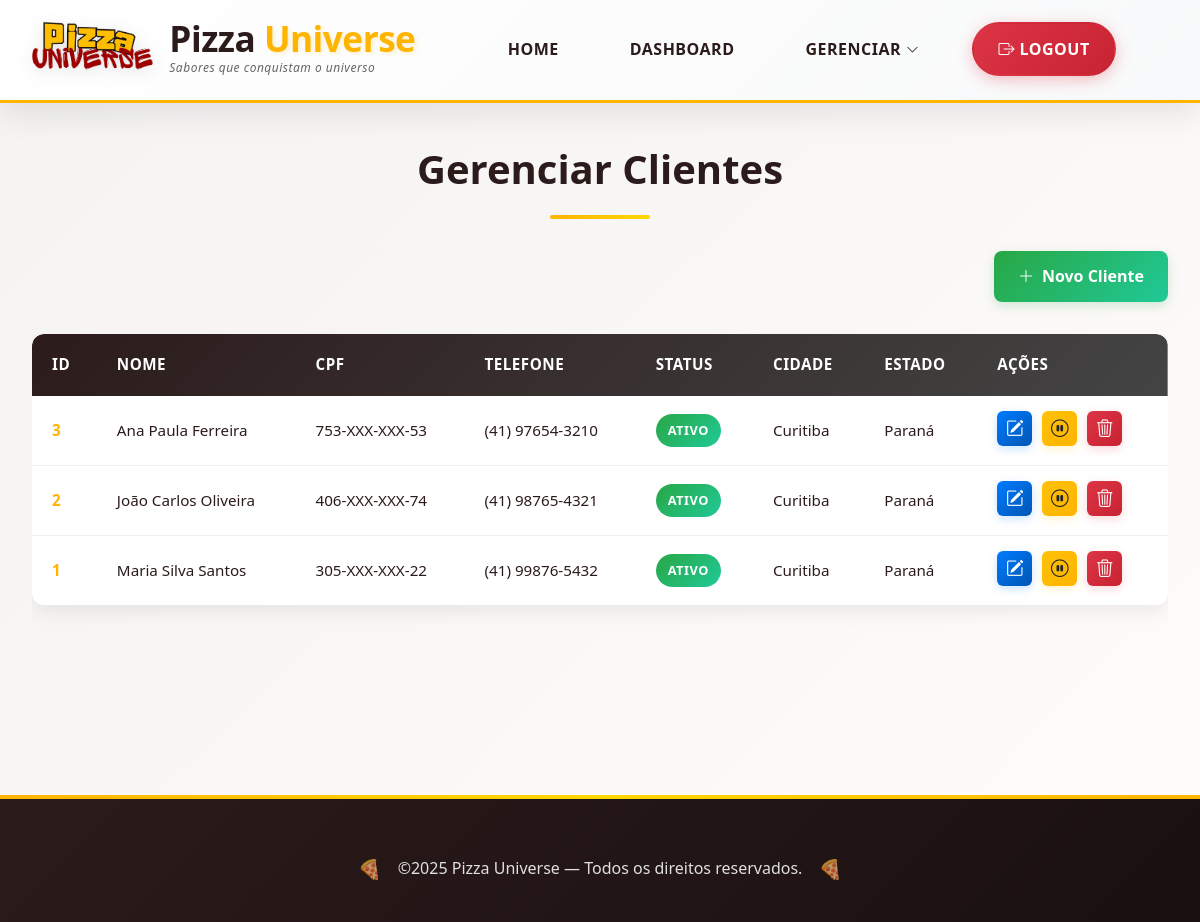
The page /?page=customers (signed in) on the database its author committed.
### tables this page shows
CREATE TABLE IF NOT EXISTS customers (
    id INT AUTO_INCREMENT PRIMARY KEY,
    name VARCHAR(100) NOT NULL,
    cpf VARCHAR(11) NOT NULL UNIQUE,
    phone VARCHAR(11) NOT NULL,
    status ENUM('active', 'inactive') DEFAULT 'active',
    zipcode VARCHAR(10) NOT NULL,
    neighborhood VARCHAR(100) NOT NULL,
    street VARCHAR(200) NOT NULL,
    city VARCHAR(100) NOT NULL,
    state VARCHAR(50) NOT NULL,
    created_at TIMESTAMP DEFAULT CURRENT_TIMESTAMP,
    updated_at TIMESTAMP DEFAULT CURRENT_TIMESTAMP ON UPDATE CURRENT_TIMESTAMP
);

### controllers/CustomerController.php (called while the page is built, shortened)
<?php
abstract class CustomerController
{
    public static function findAll(?int $deleteId = null): void
    {
        $customers = CustomerDao::findAll();
        CustomerView::renderList($customers, $deleteId);
    }
    public static function handleRoutes(): void
    {
        $action = $_GET['action'] ?? 'list';
        match ($action) {
            'create' => self::create(),
            'edit' => self::update(),
            'delete' => self::delete(),
            'status' => self::updateStatus(),
            default => self::findAll()
        };
    }
}

### models/Customer.php (called while the page is built, shortened)
<?php
class Customer
{
    public function __construct(
        int $id,
        string $name = "",
        string $cpf = "",
        string $phone = "",
        string $status = "active",
        string $zipcode = "",
        string $neighborhood = "",
        string $street = "",
        string $city = "",
        string $state = ""
    ) {
        $this->id = $id;
        $this->name = $name;
        $this->cpf = $cpf;
        $this->phone = $phone;
        $this->status = $status;
        $this->city = $city;
        $this->state = $state;
    }
    public function __get(string $attr): mixed
    {
        if (property_exists($this, $attr)) {
            return $this->$attr;
        }
        throw new InvalidArgumentException("Property '{$attr}' does not exist");
    }
}

### dal/CustomerDAO.php (called while the page is built, shortened)
<?php
abstract class CustomerDao
{
    public static function findAll(): array
    {
        try {
            $pdo = Connection::getConnection();
            $stmt = $pdo->prepare("SELECT * FROM customers ORDER BY name");
            $stmt->execute();
            $res = $stmt->fetchAll(PDO::FETCH_ASSOC);
            $customers = [];
            foreach ($res as $data) {
                $customers[] = new Customer(
                    (int) $data["id"],
                    $data["name"],
                    $data["cpf"],
                    $data["phone"],
                    $data["status"],
                    $data["zipcode"],
                    $data["neighborhood"],
                    $data["street"],
                    $data["city"],
                    $data["state"]
                );
            }
            return $customers;
        } catch (\PDOException $e) {
            throw new PDOException("Erro ao listar clientes: " . $e->getMessage());
        }
    }
}

### helpers/functions.php (called while the page is built, shortened)
<?php
function maskCpf(string $cpf): string
{
  $cpf = preg_replace('/[^0-9]/', '', $cpf);
  return substr($cpf, 0, 3) . '-XXX-XXX-' . substr($cpf, -2);
}
function maskPhone(string $phone): string
{
  $phone = preg_replace('/[^0-9]/', '', $phone);
  if (strlen($phone) === 10) {
    return '(' . substr($phone, 0, 2) . ') ' . substr($phone, 2, 4) . '-' . substr($phone, 6);
  } elseif (strlen($phone) === 11) {
    return '(' . substr($phone, 0, 2) . ') ' . substr($phone, 2, 5) . '-' . substr($phone, 7);
  }
  return $phone;
}

### views/CustomerView.php (the view, shortened to what this page needs)
<?php
abstract class CustomerView
{
?>
    <?php
    public static function renderList(array $customers, ?int $deleteId = null): void
    {
    ?>
        <main>
            <h1>Gerenciar Clientes</h1>
            <div class="navigation-buttons">
                <a href="?page=customers&action=create" class="btn-primary"><i class="bi bi-plus-lg"></i> Novo Cliente</a>
            </div>
            <?php if (!empty($customers)): ?>
                <div class="customers-table-container">
                    <table class="customers-table">
                        <thead>
                            <tr>
                                <th>ID</th>
                                <th>Nome</th>
                                <th>CPF</th>
                                <th>Telefone</th>
                                <th>Status</th>
                                <th>Cidade</th>
                                <th>Estado</th>
                                <th>Ações</th>
                            </tr>
                        </thead>
                        <tbody>
                            <?php foreach ($customers as $customer): ?>
                                <tr class="customer-row">
                                    <td><?= $customer->id ?></td>
                                    <td class="customer-name"><?= htmlspecialchars($customer->name) ?></td>
                                    <td><?= Util\maskCpf($customer->cpf) ?></td>
                                    <td><?= Util\maskPhone($customer->phone) ?></td>
                                    <td>
                                        <span class="status-badge status-<?= $customer->status ?>">
                                            <?php
                                            echo match ($customer->status) {
                                                'active' => 'Ativo',
                                                'inactive' => 'Inativo',
                                                default => $customer->status
                                            };
                                            ?>
                                        </span>
                                    </td>
                                    <td><?= htmlspecialchars($customer->city) ?></td>
                                    <td><?= htmlspecialchars($customer->state) ?></td>
                                    <td class="actions">
                                        <a href="?page=customers&action=edit&edit=<?= $customer->id ?>" class="btn-edit" title="Editar Cliente">
                                            <i class="bi bi-pencil-square"></i>
                                        </a>
                                        <?php if ($customer->status === 'active'): ?>
                                            <a href="?page=customers&deactivate=<?= $customer->id ?>" class="btn-deactivate" title="Desativar Cliente">
                                                <i class="bi bi-pause-circle"></i>
                                            </a>
                                        <?php else: ?>
                                            <a href="?page=customers&activate=<?= $customer->id ?>" class="btn-activate" title="Ativar Cliente">
                                                <i class="bi bi-play-circle"></i>
                                            </a>
                                        <?php endif; ?>
                                        <a href="?page=customers&confirm=<?= $customer->id ?>" class="btn-delete" title="Excluir Cliente">
                                            <i class="bi bi-trash3"></i>
                                        </a>
                                    </td>
                                </tr>
                            <?php endforeach; ?>
                        </tbody>
                    </table>
                </div>
            <?php endif; ?>
        </main>
<?php
    }
}

### index.php (shortened to what this page needs)
<?php
$page = $_GET['page'] ?? 'login';
?>
<!DOCTYPE html>
<html lang="pt-br">
<head>
  <link rel="stylesheet" href="./assets/stylesheets/style.css">
  <?php
  $crudPages = ['users', 'pizzas', 'customers'];
  if (in_array($page, $crudPages)) {
    echo '<link rel="stylesheet" href="./assets/stylesheets/crud.css">';
  }
  $pageStyles = [
    'login' => 'auth.css',
    'home' => 'home.css',
    'dashboard' => 'dashboard.css',
    'pizzas' => 'pizzas.css',
    'customers' => 'customers.css',
    'orders' => 'orders.css',
  ];
  if (isset($pageStyles[$page])) {
    echo '<link rel="stylesheet" href="./assets/stylesheets/' . $pageStyles[$page] . '">';
  }
  ?>
</head>
<body>
  <?php
  if ($page !== 'login') {
    require_once("./views/components/header.php");
  }
  match ($page) {
    'login'     => \App\Controllers\UserController::login(),
    'logout'    => \App\Controllers\UserController::logout(),
    'dashboard' => \App\Controllers\DashboardController::index(),
    'users'     => \App\Controllers\UserController::handleRoutes(),
    'pizzas'    => \App\Controllers\PizzaController::handleRoutes(),
    'customers' => \App\Controllers\CustomerController::handleRoutes(),
    'orders'    => \App\Controllers\OrderController::handleRoutes(),
    'home'      => \App\Controllers\HomeController::index(),
    default     => \App\Controllers\PageController::notFound(),
  };
  if ($page !== 'login') {
    require_once("./views/components/footer.php");
  }
  ?>
</body>
</html>

### views/components/header.php (shortened to what this page needs)
<header class="main-header">
  <div class="header-container">
    <div class="logo-section">
      <img src="./assets/images/logo.png" alt="Logo Pizza Universe" class="logo-img">
      <div class="logo-text">
        <h1>Pizza <span>Universe</span></h1>
        <p class="tagline">Sabores que conquistam o universo</p>
      </div>
    </div>
    <nav class="main-nav">
      <ul class="nav-list">
        <li><a href="?page=home" class="nav-link">Home</a></li>
        <li><a href="?page=dashboard" class="nav-link">Dashboard</a></li>
        <li class="dropdown">
          <a href="#" class="nav-link dropdown-toggle">Gerenciar <i class="bi bi-chevron-down"></i></a>
        </li>
        <li><a href="?page=logout" class="nav-link cta-button"><i class="bi bi-box-arrow-right"></i> Logout</a></li>
      </ul>
    </nav>
  </div>
</header>

### views/components/footer.php
<footer>
  <div>
    <p>&copy;<?= date("Y") ?> Pizza Universe — Todos os direitos reservados.</p>
  </div>
</footer>

### assets/stylesheets/style.css (style rules this page uses)
* { margin: 0; padding: 0; box-sizing: border-box; }
html { scroll-behavior: smooth; }
body { font-family: 'Poppins', 'Segoe UI', Tahoma, Geneva, Verdana, sans-serif; background: linear-gradient(135deg, #f4f3f2 0%, #fffcfb 100%); color: #2c1b1b; font-size: 16px; line-height: 1.7; }
.main-header { background: linear-gradient(135deg, #fff 0%, #f8f9fa 100%); box-shadow: 0 8px 32px rgba(0, 0, 0, 0.1); padding: 0; position: sticky; top: 0; z-index: 1000; transition: all 0.3s ease; border-bottom: 3px solid #ffb400; }
.header-container { max-width: 1400px; margin: 0 auto; display: flex; align-items: center; justify-content: space-between; padding: 15px 30px; gap: 20px; }
.logo-section { display: flex; align-items: center; gap: 15px; flex-shrink: 0; }
.logo-img { height: 70px; width: auto; transition: all 0.4s ease; filter: drop-shadow(0 4px 8px rgba(0, 0, 0, 0.1)); }
.logo-text h1 { font-size: 2.2rem; font-weight: 800; color: #2c1b1b; margin: 0; letter-spacing: -0.5px; line-height: 1; }
.logo-text h1 span { color: #ffb400; text-shadow: 2px 2px 4px rgba(255, 180, 0, 0.2); }
.tagline { font-size: 0.75rem; color: #666; margin: 2px 0 0 0; font-weight: 500; font-style: italic; letter-spacing: 0.5px; }
.main-nav { flex-grow: 1; display: flex; justify-content: center; }
.nav-list { display: flex; list-style: none; gap: 35px; margin: 0; padding: 0; align-items: center; }
.nav-link { font-weight: 600; font-size: 1rem; text-decoration: none; color: #2c1b1b; position: relative; padding: 12px 18px; border-radius: 25px; transition: all 0.3s ease; text-transform: uppercase; letter-spacing: 0.5px; }
.nav-link::before { content: ""; position: absolute; bottom: 8px; left: 50%; width: 0; height: 2px; background: linear-gradient(90deg, #ffb400, #ffd700); transform: translateX(-50%); transition: width 0.3s ease; }
.cta-button { background: linear-gradient(135deg, #ffb400, #ffd700) !important; color: #2c1b1b !important; font-weight: 700; padding: 14px 24px !important; border-radius: 30px; box-shadow: 0 4px 15px rgba(255, 180, 0, 0.3); border: 2px solid transparent; animation: pulse 2s infinite; }
.cta-button[href*="logout"] { background: linear-gradient(135deg, #dc3545, #c82333) !important; color: #ffffff !important; box-shadow: 0 4px 15px rgba(220, 53, 69, 0.3); animation: pulse-red 2s infinite; }
.dropdown { position: relative; }
.dropdown-toggle { display: flex; align-items: center; gap: 5px; }
.dropdown-toggle i { font-size: 0.8rem; transition: transform 0.3s ease; }
ul { list-style: disc inside; margin-bottom: 10px; }
footer { background: linear-gradient(135deg, #2c1b1b 0%, #1a1010 100%); color: #ffffff; margin-top: 60px; padding: 40px 0 20px 0; position: relative; overflow: hidden; }
footer::before { content: ''; position: absolute; top: 0; left: 0; right: 0; height: 4px; background: linear-gradient(90deg, #ffb400, #ffd700, #ffb400); animation: shimmer 3s ease-in-out infinite; }
footer div { max-width: 1400px; margin: 0 auto; padding: 0 30px; text-align: center; }
footer p { font-size: 1rem; font-weight: 500; color: #e0e0e0; margin: 0; padding: 20px 0; position: relative; display: inline-block; }
footer p::before, footer p::after { content: '🍕'; position: absolute; top: 50%; transform: translateY(-50%); font-size: 1.2rem; opacity: 0.7; animation: bounce 2s ease-in-out infinite; }
footer p::before { left: -40px; animation-delay: 0s; }
footer p::after { right: -40px; animation-delay: 1s; }

### rows shown on the page
customers: id "3", name "Ana Paula Ferreira", cpf "753-XXX-XXX-53", phone "(41) 97654-3210", status "ATIVO", city "Curitiba", state "Paraná"
customers: id "2", name "João Carlos Oliveira", cpf "406-XXX-XXX-74", phone "(41) 98765-4321", status "ATIVO", city "Curitiba", state "Paraná"
customers: id "1", name "Maria Silva Santos", cpf "305-XXX-XXX-22", phone "(41) 99876-5432", status "ATIVO", city "Curitiba", state "Paraná"
